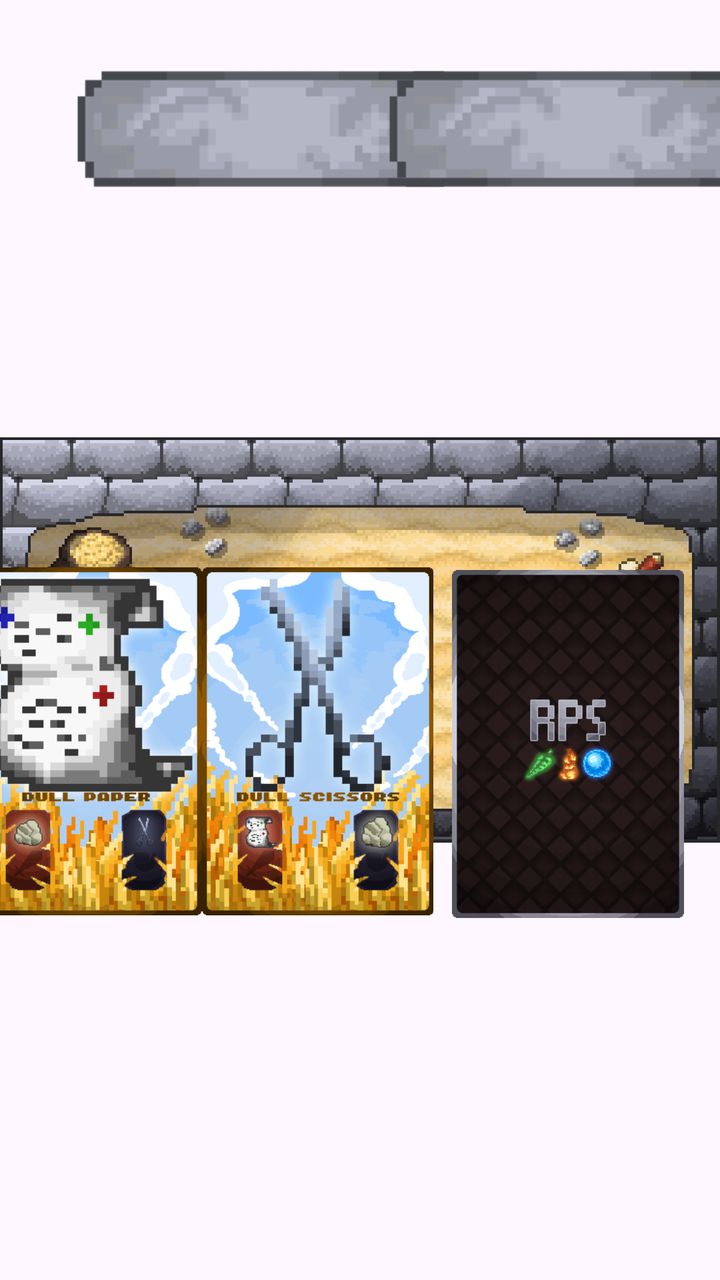
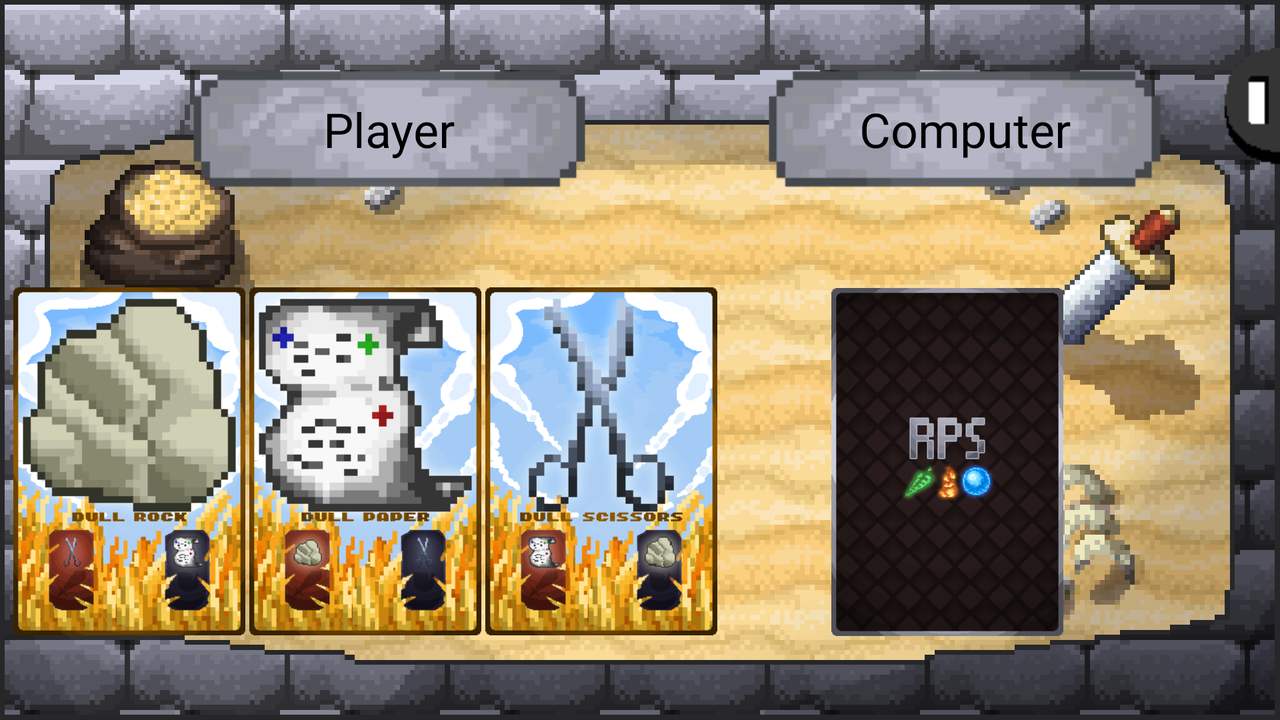

An Android layout and its configuration variant, each rendered on a device that would load it. The default file and the variant file are quoted in full after the pictures.
<!-- AndroidManifest.xml: application theme Theme.Ropersors -->
<!-- res/layout/fragment_versus_ai.xml -->
<?xml version="1.0" encoding="utf-8"?>
<androidx.constraintlayout.widget.ConstraintLayout xmlns:android="http://schemas.android.com/apk/res/android"
    xmlns:app="http://schemas.android.com/apk/res-auto"
    xmlns:tools="http://schemas.android.com/tools"
    android:layout_width="match_parent"
    android:layout_height="match_parent"
    tools:context=".versus_ai">

    <ImageView
        android:id="@+id/board_background"
        android:layout_width="wrap_content"
        android:layout_height="wrap_content"
        android:contentDescription="@string/board_background_description"
        android:src="@drawable/snad"
        app:layout_constraintBottom_toBottomOf="parent"
        app:layout_constraintEnd_toEndOf="parent"
        app:layout_constraintHorizontal_bias="0.0"
        app:layout_constraintStart_toStartOf="parent"
        app:layout_constraintTop_toTopOf="parent"
        app:layout_constraintVertical_bias="0.0" />

    <ImageView
        android:id="@+id/player_nameplate"
        android:layout_width="212dp"
        android:layout_height="73dp"
        android:layout_marginTop="28dp"
        android:src="@drawable/snad_nameplate"
        android:contentDescription="@string/nameplate1"
        app:layout_constraintEnd_toEndOf="parent"
        app:layout_constraintHorizontal_bias="0.207"
        app:layout_constraintStart_toStartOf="parent"
        app:layout_constraintTop_toTopOf="@+id/board_background" />


    <ImageView
        android:id="@+id/computer_nameplate"
        android:layout_width="212dp"
        android:layout_height="73dp"
        android:layout_marginTop="28dp"
        android:src="@drawable/snad_nameplate"
        android:contentDescription="@string/nameplate1"
        app:layout_constraintEnd_toEndOf="parent"
        app:layout_constraintHorizontal_bias="0.593"
        app:layout_constraintStart_toEndOf="@+id/player_nameplate"
        app:layout_constraintTop_toTopOf="parent"
        tools:ignore="VisualLintBounds" />


    <LinearLayout
        android:id="@+id/linearLayout"
        android:layout_width="wrap_content"
        android:layout_height="wrap_content"
        android:layout_marginStart="-275dp"
        app:layout_constraintBottom_toBottomOf="parent"
        app:layout_constraintEnd_toEndOf="parent"
        app:layout_constraintStart_toStartOf="parent"
        app:layout_constraintTop_toBottomOf="@+id/player_nameplate"
        tools:ignore="VisualLintBounds">

        <ImageButton
            android:id="@+id/default_rock_card"
            android:layout_width="116dp"
            android:layout_height="191dp"
            android:background="@null"
            android:importantForAccessibility="no"
            android:scaleType="centerInside"
            android:src="@drawable/default_rock_card"
            app:layout_constraintBottom_toBottomOf="parent"
            app:layout_constraintTop_toBottomOf="@+id/player_nameplate"
            tools:ignore="SpeakableTextPresentCheck,ImageContrastCheck"
            tools:layout_editor_absoluteX="122dp" />

        <ImageButton
            android:id="@+id/default_paper_card"
            android:layout_width="116dp"
            android:layout_height="191dp"
            android:background="@null"
            android:scaleType="centerInside"
            android:src="@drawable/default_paper_card"
            app:layout_constraintBottom_toBottomOf="parent"
            app:layout_constraintStart_toEndOf="@+id/default_rock_card"
            app:layout_constraintTop_toBottomOf="@+id/player_nameplate"
            tools:ignore="SpeakableTextPresentCheck"
            app:layout_constraintVertical_bias="0.505"
            android:importantForAccessibility="no" />

        <ImageButton
            android:id="@+id/default_scissor_card"
            android:layout_width="116dp"
            android:layout_height="191dp"
            android:background="@null"
            android:scaleType="centerInside"
            android:src="@drawable/default_scissors_card"
            app:layout_constraintBottom_toBottomOf="parent"
            app:layout_constraintStart_toEndOf="@+id/default_paper_card"
            app:layout_constraintTop_toBottomOf="@+id/player_nameplate"
            tools:ignore="SpeakableTextPresentCheck,VisualLintBounds"
            android:importantForAccessibility="no" />
    </LinearLayout>


    <ImageButton
        android:id="@+id/default_enemy_card"
        android:layout_width="116dp"
        android:layout_height="191dp"
        android:background="@null"
        android:scaleType="centerInside"
        android:src="@drawable/backcard"
        app:layout_constraintBottom_toBottomOf="parent"
        app:layout_constraintEnd_toEndOf="parent"
        app:layout_constraintHorizontal_bias="0.341"
        app:layout_constraintStart_toEndOf="@+id/linearLayout"
        app:layout_constraintTop_toBottomOf="@+id/computer_nameplate"
        app:layout_constraintVertical_bias="0.504"
        tools:ignore="SpeakableTextPresentCheck"
        android:importantForAccessibility="no" />

</androidx.constraintlayout.widget.ConstraintLayout>
<!-- resources referenced by this layout -->
<resources>
  <!-- drawable backcard: png bitmap (drawable, 21419 bytes) -->
  <!-- drawable default_paper_card: png bitmap (drawable, 22688 bytes) -->
  <!-- drawable default_rock_card: png bitmap (drawable, 21068 bytes) -->
  <!-- drawable default_scissors_card: png bitmap (drawable, 30183 bytes) -->
  <!-- drawable snad: png bitmap (drawable, 65939 bytes) -->
  <!-- drawable snad_nameplate: png bitmap (drawable, 5533 bytes) -->
  <string name="board_background_description">board background</string>
  <string name="nameplate1">nameplate1</string>
  <style name="Theme.Ropersors" parent="Base.Theme.Ropersors" />
  <style name="Base.Theme.Ropersors" parent="Theme.Material3.DayNight.NoActionBar">
          
          <item name="android:windowIsTranslucent">true</item>
          
      </style>
</resources>
<!-- res/layout-land/fragment_versus_ai.xml (the repository's variant of the layout above) -->
<!-- drawn on the phone turned sideways -->
<?xml version="1.0" encoding="utf-8"?>
<androidx.constraintlayout.widget.ConstraintLayout xmlns:android="http://schemas.android.com/apk/res/android"
    xmlns:app="http://schemas.android.com/apk/res-auto"
    xmlns:tools="http://schemas.android.com/tools"
    android:layout_width="match_parent"
    android:layout_height="match_parent"
    tools:context=".versus_ai">

    <ImageView
        android:id="@+id/board_background"
        android:layout_width="wrap_content"
        android:layout_height="wrap_content"
        android:contentDescription="@string/board_background_description"
        android:src="@drawable/snad"
        app:layout_constraintBottom_toBottomOf="parent"
        app:layout_constraintEnd_toEndOf="parent"
        app:layout_constraintHorizontal_bias="0.0"
        app:layout_constraintStart_toStartOf="parent"
        app:layout_constraintTop_toTopOf="parent"
        app:layout_constraintVertical_bias="0.0" />

    <ImageView
        android:id="@+id/player_nameplate"
        android:layout_width="212dp"
        android:layout_height="73dp"
        android:layout_marginTop="28dp"
        android:src="@drawable/snad_nameplate"
        android:contentDescription="@string/nameplate1"
        app:layout_constraintEnd_toEndOf="parent"
        app:layout_constraintHorizontal_bias="0.207"
        app:layout_constraintStart_toStartOf="parent"
        app:layout_constraintTop_toTopOf="@+id/board_background" />

    <TextView
        android:id="@+id/player_name"
        android:layout_width="wrap_content"
        android:layout_height="wrap_content"
        android:text="Player"
        android:textSize="24sp"
        android:textColor="@color/black"
        app:layout_constraintBottom_toBottomOf="@+id/player_nameplate"
        app:layout_constraintEnd_toEndOf="@+id/player_nameplate"
        app:layout_constraintStart_toStartOf="@+id/player_nameplate"
        app:layout_constraintTop_toTopOf="@+id/player_nameplate" />


    <ImageView
        android:id="@+id/computer_nameplate"
        android:layout_width="212dp"
        android:layout_height="73dp"
        android:layout_marginTop="28dp"
        android:src="@drawable/snad_nameplate"
        android:contentDescription="@string/nameplate1"
        app:layout_constraintEnd_toEndOf="parent"
        app:layout_constraintHorizontal_bias="0.593"
        app:layout_constraintStart_toEndOf="@+id/player_nameplate"
        app:layout_constraintTop_toTopOf="parent"
        tools:ignore="VisualLintBounds" />

    <TextView
        android:id="@+id/computer_name"
        android:layout_width="wrap_content"
        android:layout_height="wrap_content"
        android:text="Computer"
        android:textColor="@color/black"
        android:textSize="24sp"
        app:layout_constraintBottom_toBottomOf="@+id/computer_nameplate"
        app:layout_constraintEnd_toEndOf="@+id/computer_nameplate"
        app:layout_constraintStart_toStartOf="@+id/computer_nameplate"
        app:layout_constraintTop_toTopOf="@+id/computer_nameplate" />


    <LinearLayout
        android:id="@+id/linearLayout"
        android:layout_width="wrap_content"
        android:layout_height="wrap_content"
        android:layout_marginStart="-275dp"
        app:layout_constraintBottom_toBottomOf="parent"
        app:layout_constraintEnd_toEndOf="parent"
        app:layout_constraintStart_toStartOf="parent"
        app:layout_constraintTop_toBottomOf="@+id/player_nameplate"
        tools:ignore="VisualLintBounds">

        <ImageButton
            android:id="@+id/default_rock_card"
            android:layout_width="116dp"
            android:layout_height="191dp"
            android:background="@null"
            android:layout_margin="1dp"
            android:importantForAccessibility="no"
            android:scaleType="centerInside"
            android:src="@drawable/default_rock_card"
            app:layout_constraintBottom_toBottomOf="parent"
            app:layout_constraintTop_toBottomOf="@+id/player_nameplate"
            tools:ignore="SpeakableTextPresentCheck,ImageContrastCheck"
            tools:layout_editor_absoluteX="122dp" />

        <ImageButton
            android:id="@+id/default_paper_card"
            android:layout_width="116dp"
            android:layout_height="191dp"
            android:layout_margin="1dp"
            android:background="@null"
            android:scaleType="centerInside"
            android:src="@drawable/default_paper_card"
            app:layout_constraintBottom_toBottomOf="parent"
            app:layout_constraintStart_toEndOf="@+id/default_rock_card"
            app:layout_constraintTop_toBottomOf="@+id/player_nameplate"
            tools:ignore="SpeakableTextPresentCheck"
            app:layout_constraintVertical_bias="0.505"
            android:importantForAccessibility="no" />

        <ImageButton
            android:id="@+id/default_scissor_card"
            android:layout_width="116dp"
            android:layout_margin="1dp"
            android:layout_height="191dp"
            android:background="@null"
            android:scaleType="centerInside"
            android:src="@drawable/default_scissors_card"
            app:layout_constraintBottom_toBottomOf="parent"
            app:layout_constraintStart_toEndOf="@+id/default_paper_card"
            app:layout_constraintTop_toBottomOf="@+id/player_nameplate"
            tools:ignore="SpeakableTextPresentCheck,VisualLintBounds"
            android:importantForAccessibility="no" />
    </LinearLayout>

    <ImageButton
        android:background="@null"
        android:id="@+id/pause_button"
        android:layout_width="wrap_content"
        android:layout_height="wrap_content"
        android:src="@drawable/pause_button"
        app:layout_constraintBottom_toBottomOf="parent"
        app:layout_constraintStart_toEndOf="@+id/computer_nameplate"
        app:layout_constraintTop_toTopOf="parent"
        app:layout_constraintVertical_bias="0.0" />

    <ImageButton
        android:id="@+id/default_enemy_card"
        android:layout_width="116dp"
        android:layout_height="191dp"
        android:background="@null"
        android:scaleType="centerInside"
        android:src="@drawable/backcard"
        app:layout_constraintBottom_toBottomOf="parent"
        app:layout_constraintEnd_toEndOf="parent"
        app:layout_constraintHorizontal_bias="0.341"
        app:layout_constraintStart_toEndOf="@+id/linearLayout"
        app:layout_constraintTop_toBottomOf="@+id/computer_nameplate"
        app:layout_constraintVertical_bias="0.504"
        tools:ignore="SpeakableTextPresentCheck"
        android:importantForAccessibility="no" />

</androidx.constraintlayout.widget.ConstraintLayout>
<!-- resources referenced by the variant -->
<!-- as the phone turned sideways resolves them -->
<resources>
  <color name="black">#FF000000</color>
  <!-- drawable backcard: png bitmap (drawable, 21419 bytes) -->
  <!-- drawable default_paper_card: png bitmap (drawable, 22688 bytes) -->
  <!-- drawable default_rock_card: png bitmap (drawable, 21068 bytes) -->
  <!-- drawable default_scissors_card: png bitmap (drawable, 30183 bytes) -->
  <!-- drawable pause_button: png bitmap (drawable, 667 bytes) -->
  <!-- drawable snad: png bitmap (drawable, 65939 bytes) -->
  <!-- drawable snad_nameplate: png bitmap (drawable, 5533 bytes) -->
  <string name="board_background_description">board background</string>
  <string name="nameplate1">nameplate1</string>
  <style name="Theme.Ropersors" parent="Base.Theme.Ropersors" />
  <style name="Base.Theme.Ropersors" parent="Theme.Material3.DayNight.NoActionBar">
          
          <item name="android:windowIsTranslucent">true</item>
          
      </style>
</resources>
